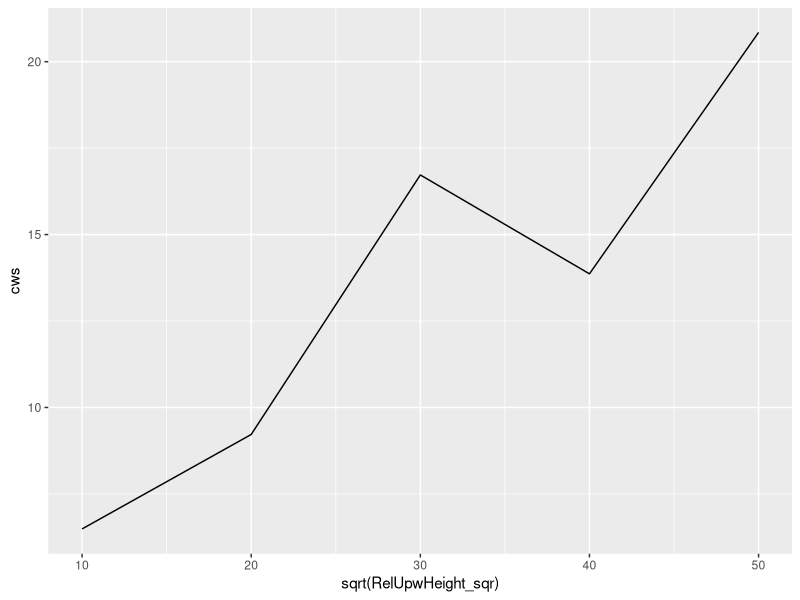

Source code (R):

# Regression coefficients for critical wind speeds
# Based on Heinonen et al. paper

rm(list = ls())

library(ggplot2)


# Scots pine
# -----------------------
b0                        = 7.601
b.taper                   = 2213.940
b.height_m                = -0.629
b.height_relUpwHeight_sqr = -0.0000482  # squared!
b.RelUpwHeight_sqr        = 0.00269            # squared!!
b.gapSize                 = -0.398

# Get a vector of coefficients for PINE
coef.pine = c(b0, b.taper, b.height_m, b.height_relUpwHeight_sqr, b.RelUpwHeight_sqr, b.gapSize)




# Norway spruce
# -----------------------
b0                        = -0.761
b.taper                   = 2445.533
b.height_m                = -0.412
b.height_relUpwHeight_sqr = -0.000103
b.RelUpwHeight_sqr        = 0.00648
b.gapSize                 = -0.414

# Get a vector of coefficients for SPRUCE
coef.spruce = c(b0, b.taper, b.height_m, b.height_relUpwHeight_sqr, b.RelUpwHeight_sqr, b.gapSize)




# Birch
# ------------------------
b0                        = 9.150
b.taper                   = 2142.711
b.height_m                = -0.632
b.height_relUpwHeight_sqr = -0.0000479
b.RelUpwHeight_sqr        = 0.00269
b.gapSize                 = -0.403


# Get a vector of coefficients for BIRCH
coef.birch = c(b0, b.taper, b.height_m, b.height_relUpwHeight_sqr, b.RelUpwHeight_sqr, b.gapSize)



# Taper ranges:
# 1:125 = 0.008
# 1:67 = 0.01492537



# --------------------------
# Dummy example:
# -------------------------

# Create dummy predictor values
# calculate taper
# reorganize table
# calculate critical wind speed
# If the wind speed is more than CWS of a tree, tree needs to die!

n = 5
df <- data.frame(dbh_cm = c(12,14,20,30,42),
                 height_m = c(20,20,20,28,30),
                 RelUpwHeight_sqr = seq(10,50,10)^2,         # const, range, squared!!!
                 gapSize = rep(5, n))                        # min gap size, constant
                 

# Calculate the taper - in cm
df$taper = df$dbh_cm/df$height_m/100

# remove the dbh, and not used further in formula
df<-subset(df, select=-c(dbh_cm))


# expad the dataframe to have all predictors as columns
# relUpwHeight is squared in the original table
df$b0 = rep(1,n)
df$height_RelUpwSqr <- df$height_m * df$RelUpwHeight_sqr


# Reorder of columns to follow the regression formula
df <- df[c("b0", 
           "taper", 
           "height_m", 
           "height_RelUpwSqr",
           "RelUpwHeight_sqr",  
           "gapSize")]


# multiply the vector of coefficients with the dataframe of predictors
# the column and vectors have to hev same order!!!
df.mult = sweep(df, 2, coef.pine, FUN="*")


# Calculate critical wind speeds 
# CWS = sum of the partial multiplication in a regression formula
df$cws = rowSums(df.mult)


# Check the plot

ggplot(data = df, 
       aes(x= sqrt(RelUpwHeight_sqr), y = cws)) +
  geom_line()




